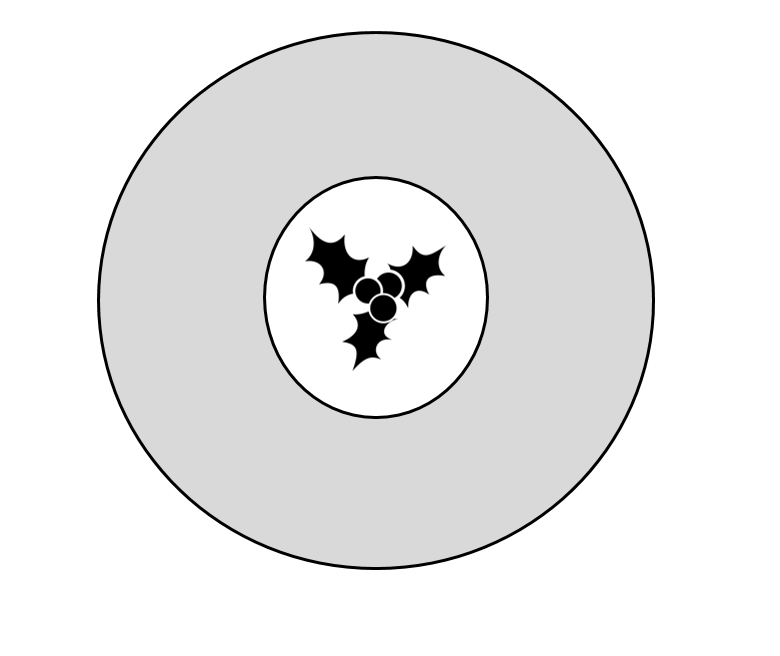
#> input picture 2022/xmas-tallography/sinogram/christmas_pudding_tomo.PNG, 780 x 656 px
$ jupyter execute sinogram_pudding_create.ipynb
#> lines starting #> are read from the running program, lines starting #| are printed output that depends on the picture
[cell 1]
import numpy as np
import matplotlib.pyplot as plt

from skimage.data import shepp_logan_phantom
from skimage.transform import radon, rescale
from skimage.io import imread

import numpy as np

[cell 2]
image = imread("christmas_pudding_tomo.PNG")
#> image is the input picture: shape (656, 780, 4); mean R, G, B, A 234.5, 234.5, 234.5, 255
image = np.sum(image, 2)
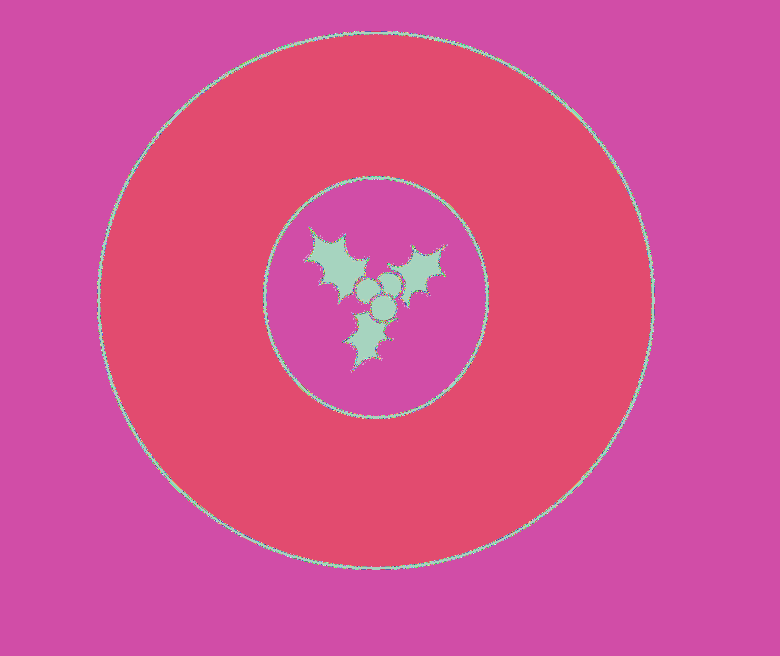
#> image: shape (656, 780) uint64; 256 distinct labels, from 255 to 1020; one colour per label, 0 black
image = rescale(image, scale=0.4, mode='reflect', channel_axis=None)
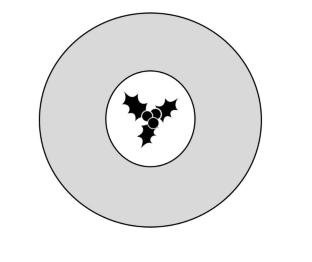
#> image: shape (262, 312) float64; min 1.38e-17, max 5.53e-17, mean 5.2e-17; drawn with min black and max white

fig, (ax1, ax2) = plt.subplots(1, 2, figsize=(8, 4.5))

ax1.set_title("Original")
ax1.imshow(image, cmap=plt.cm.Greys_r)

theta = np.linspace(0., 180., max(image.shape), endpoint=False)
#> theta = 312 values from 0 to 179.4
sinogram = radon(image, theta=theta)
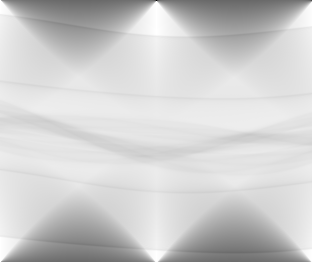
#> sinogram: shape (262, 312) float64; min 3.17e-28, max 1.45e-14, mean 1.17e-14; drawn with min black and max white
dx, dy = 0.5 * 180.0 / max(image.shape), 0.5 / sinogram.shape[0]
#> dx = 0.288; dy = 0.00191
ax2.set_title("Radon transform\n(Sinogram)")
ax2.set_xlabel("Projection angle (deg)")
ax2.set_ylabel("Projection position (pixels)")
ax2.imshow(sinogram, cmap=plt.cm.Greys_r,
           extent=(-dx, 180.0 + dx, -dy, sinogram.shape[0] + dy),
           aspect='auto')

fig.tight_layout()
plt.show()
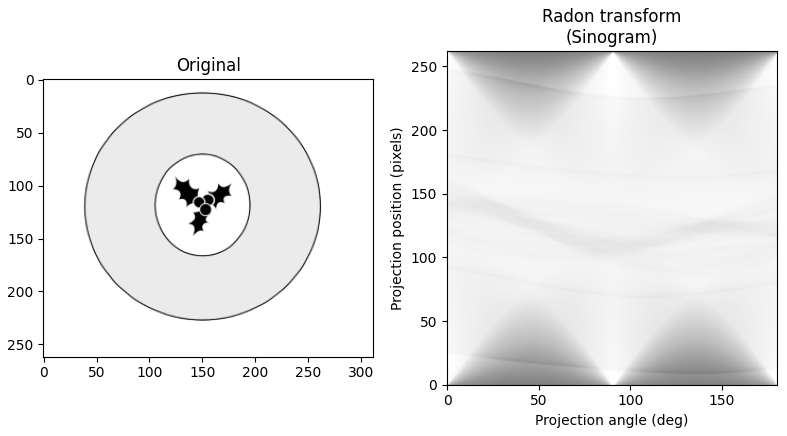
#> figure drawn by matplotlib, 2 panels
